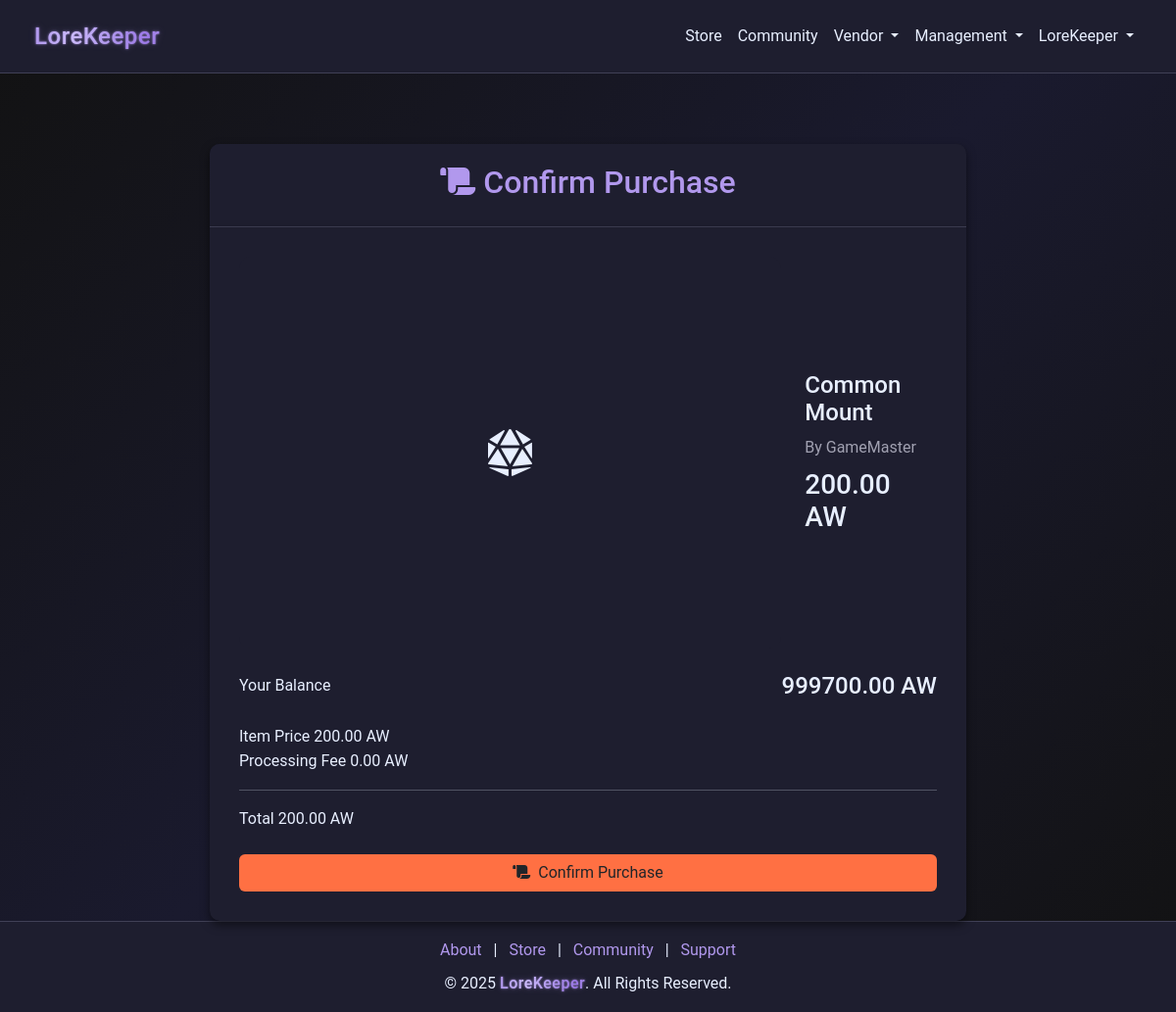
Before: /checkout/1 (signed in) with the older database file.
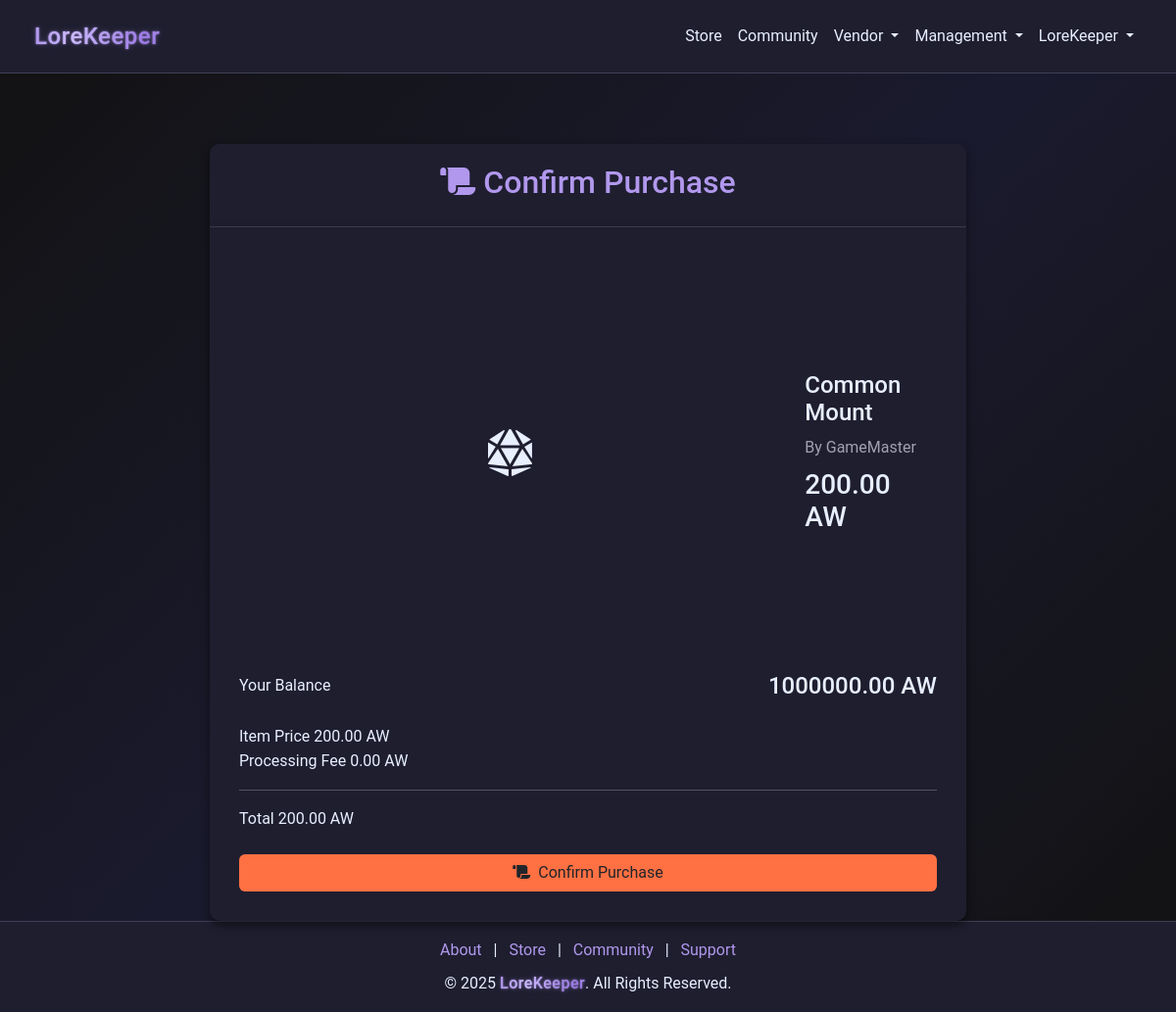
After: the same page with the newer database file.
### models.py (models this page shows)
class User(db.Model):
    __tablename__ = "users"
    id = db.Column(db.Integer, primary_key=True)
    username = db.Column(db.String(64), nullable=False, index=True)
    email = db.Column(db.String(128), unique=True, nullable=False, index=True)
    password = db.Column(db.String(128), nullable=False)
    bio = db.Column(db.String(256), default="")
    privilege_id = db.Column(db.Integer, db.ForeignKey("privileges.id"), default=1)
    created_at = db.Column(db.DateTime, default=datetime.utcnow)
    status = db.Column(db.String(64), default="Active", index=True)
    balance = db.Column(db.Integer, default=0)
    pending_balance = db.Column(db.Integer, default=0)
    purchases = db.relationship(
        "Purchase", back_populates="user", lazy=True, cascade="all, delete-orphan"
    )
    subscription = db.relationship(
        "Subscription", back_populates="user", lazy=True, cascade="all, delete-orphan"
    )
    received_transactions = db.relationship(
        "Receipt", foreign_keys="Receipt.receiver_id", back_populates="receiver"
    )
    tickets = db.relationship("SupportTicket", back_populates="user")
    responses = db.relationship("SupportTicketResponse", back_populates="responder")
    balance_logs = db.relationship("TransactionLog", back_populates="user")
    game_states = db.relationship("GameState", back_populates="user")
    grindstone_items = db.relationship("GrindStoneItem", back_populates="user")
    community_posts = db.relationship("CommunityPost", back_populates="creator")
    community_replies = db.relationship("CommunityReply", back_populates="creator")

### app.py (the view)
@app.route("/checkout/<int:item_id>")
@login_required
def checkout(item_id):
    print(f"Debug: Checkout called with item_id: {item_id}")  # Debug print
    print(f"Debug: User ID: {session.get('user_id')}")  # Debug print
    if not session.get("user_id"):
        flash("Please log in to continue", "warning")
        return redirect(url_for("login"))
    try:
        user = User.query.get_or_404(session.get("user_id"))
        item = Item.query.get_or_404(item_id)
        vendor = User.query.get_or_404(item.vendor_id)
        print(f"Debug: Found item: {item.name}")  # Debug print
        print(f"Debug: Found vendor: {vendor.username}")  # Debug print
        return render_template("checkout.html", user=user, item=item, vendor=vendor)
    except Exception as e:
        print(f"Debug: Error in checkout: {e}")  # Debug print
        flash("Error loading checkout", "danger")
        return redirect(url_for("store"))

### app.py (called while the page is built)
@app.after_request
def add_header(response):
    response.headers["Cache-Control"] = "no-store"
    return response

@app.before_request
def before_request():
    try:
        if session.get("user_id"):
            session.permanent = True
        else:
            getCookie()
    except Exception:
        session.clear()

### wrappers.py (called while the page is built)
def login_required(f):
    @wraps(f)
    def decorated_function(*args, **kwargs):
        if not session.get("user_id"):
            flash("You must be logged in to access this page", "warning")
            return redirect(url_for("login"))
        return f(*args, **kwargs)
    return decorated_function

### templates/checkout.html (shortened to what this page needs)
{% extends "nav_footer_template.html" %}
{% block content %}
<div class="container mt-5">
    <div class="row justify-content-center">
        <div class="col-md-8">
            <div class="card checkout-card">
                <div class="card-header">
                    <h2><i class="fas fa-scroll me-2"></i>Confirm Purchase</h2>
                </div>
                <div class="card-body">
                    {% if item and item.price %}
                    <div class="mb-4 item-details">
                        <div class="d-flex align-items-center">
                            <div class="item-preview-placeholder me-4">
                                <i class="fas fa-dice-d20 fa-3x"></i>
                            </div>
                            <div>
                                <h4 class="mb-2">{{ item.name }}</h4>
                                <p class="text-muted mb-2">By {{ vendor.username }}</p>
                                <h3 class="price mb-0">
                                    <span class="price-amount">{{ "%.2f"|format(item.price or 0) }}</span>
                                    <span class="currency-aw">AW</span>
                                </h3>
                            </div>
                        </div>
                    </div>
                    <div class="balance-info mb-4">
                        <div class="d-flex justify-content-between align-items-center">
                            <span>Your Balance</span>
                            <span class="h4 mb-0">
                                <span class="price-amount">{{ "%.2f"|format(user.balance or 0) }}</span>
                                <span class="currency-aw">AW</span>
                            </span>
                        </div>
                    </div>
                    <div class="purchase-summary mb-4">
                        <div class="summary-item">
                            <span>Item Price</span>
                            <span>
                                <span class="price-amount">{{ "%.2f"|format(item.price or 0) }}</span>
                                <span class="currency-aw">AW</span>
                            </span>
                        </div>
                        <div class="summary-item">
                            <span>Processing Fee</span>
                            <span>0.00 <span class="currency-aw">AW</span></span>
                        </div>
                        <hr>
                        <div class="summary-total">
                            <span>Total</span>
                            <span>
                                <span class="price-amount">{{ "%.2f"|format(item.price or 0) }}</span>
                                <span class="currency-aw">AW</span>
                            </span>
                        </div>
                    </div>
                    <form method="POST" action="{{ url_for('process_payment') }}">
                        <button type="submit" class="btn store-color w-100">
                            <i class="fas fa-scroll me-2"></i>Confirm Purchase
                        </button>
                    </form>
                    {% else %}
                    <div class="alert alert-danger">
                        <i class="fas fa-exclamation-triangle me-2"></i>Invalid item price. Please try again.
                    </div>
                    {% endif %}
                </div>
            </div>
        </div>
    </div>
</div>
{% endblock %}

Changed rows visible on the page:
changed User (number 2 of 2 on the later page): balance "999700.00" → "1000000.00"
